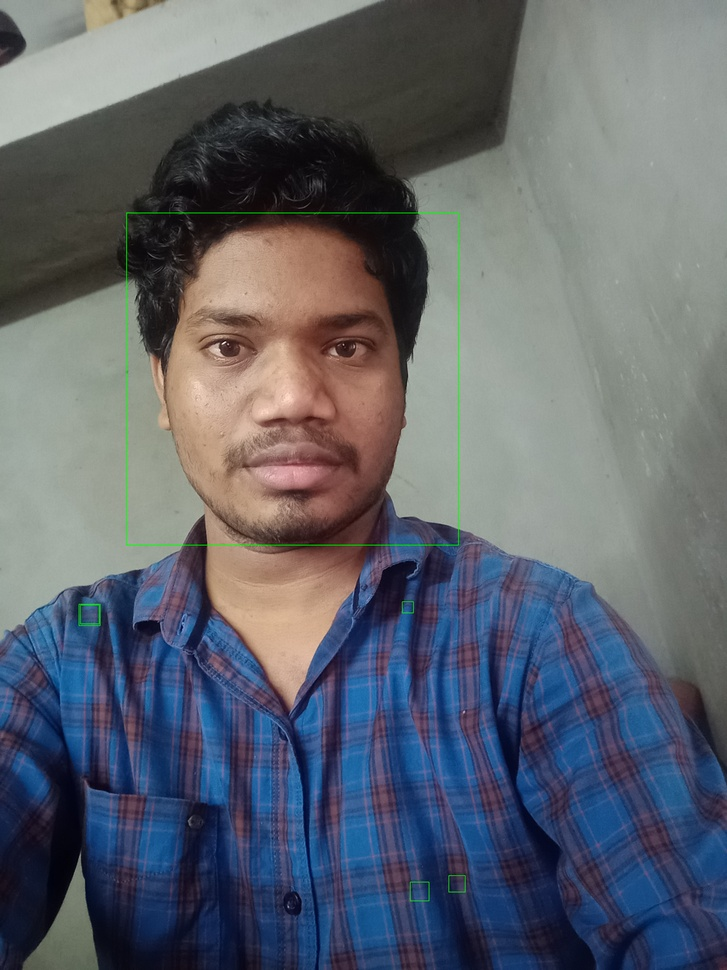
#> input picture vamsi.jpg, 727 x 970 px, shrunk from 3456 x 4608 before the run
$ jupyter execute face_image.ipynb
#> lines starting #> are read from the running program, lines starting #| are printed output that depends on the picture; after the words box and inside, x2 and y2 are one past the last pixel; in counts of white or black regions, pixels touching at a corner belong together
[cell 1]
import cv2
import numpy as np


face_cascade = cv2.CascadeClassifier('haarcascade_frontalface_default.xml')

img = cv2.imread('vamsi.jpg')
#> img is the input picture: shape (970, 727, 3); mean B, G, R 108.6, 99.5, 94.3

gray = cv2.cvtColor(img, cv2.COLOR_BGR2GRAY)
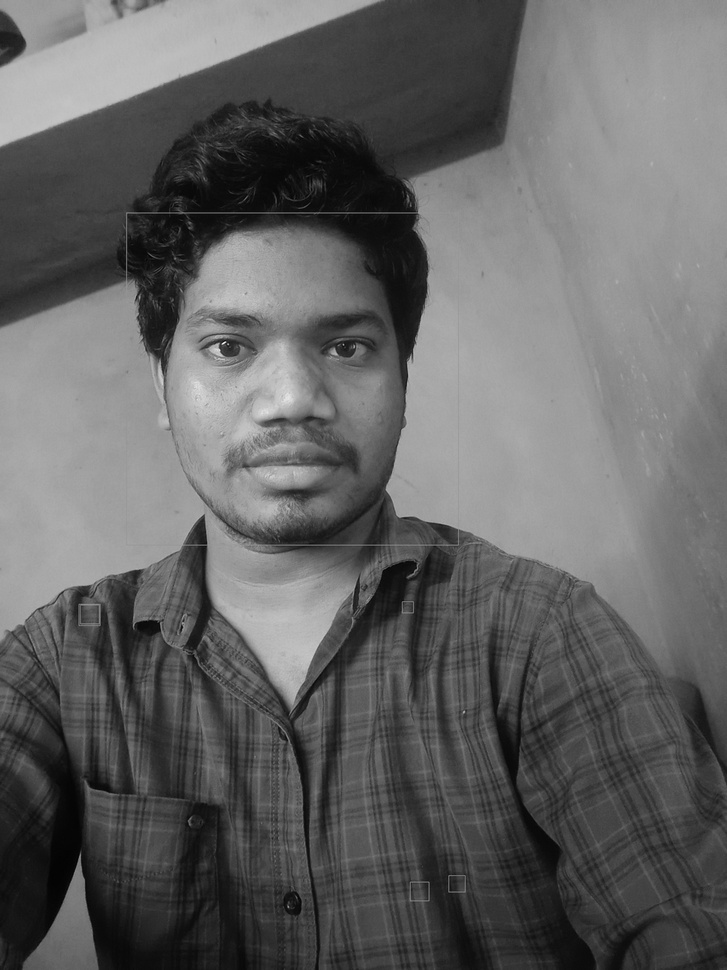
#> gray: shape (970, 727); min 1, max 248, mean 99

faces = face_cascade.detectMultiScale(gray, 1.1, 4)
#> faces = [[133, 223, 312, 312]]

for (x, y, w, h) in faces:
    cv2.rectangle(img, (x, y), (x + w, y + h), (255, 0, 0), 2)
#> this loop made 1 pass
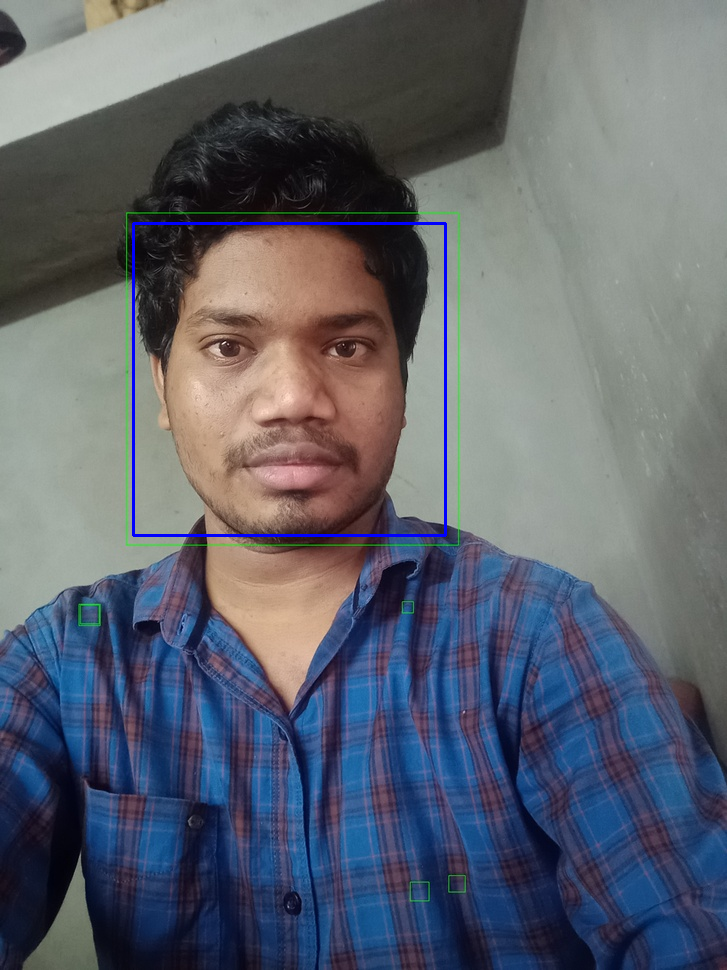
#> img: shape (970, 727, 3); 0.53% of pixels changed, all inside (x1, y1, x2, y2) = (132, 222, 447, 537)

cv2.imshow('img', img)
cv2.waitKey()
#> Out = 27
